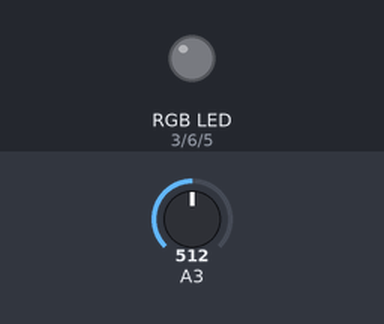
Recording of a sketch running on a simulated Arduino Uno, built with avr-gcc and run on an emulated ATmega328P. Shown: an RGB LED mixed from three pins (HIGH = lit). The test bench sets the inputs (shaded band); at power-on: A3 = 512. Dim RGB values are drawn brighter than linear.

Above: at 1.2 s.
1.3 s: A3 set to 716
At 2.5 s:
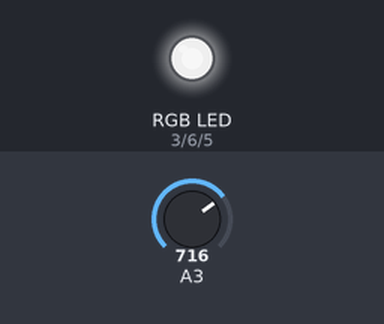
2.8 s: A3 set to 753
At 3.7 s:
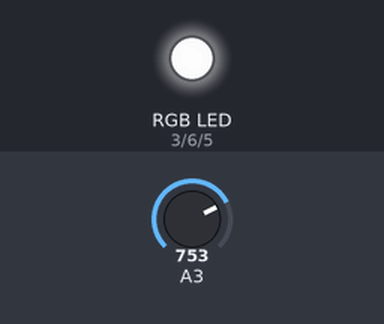
4.3 s: A3 set to 768
At 4.9 s:
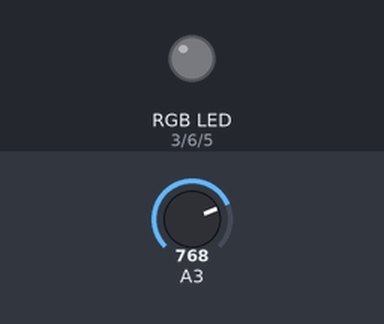
5.8 s: A3 set to 900
At 7.0 s:
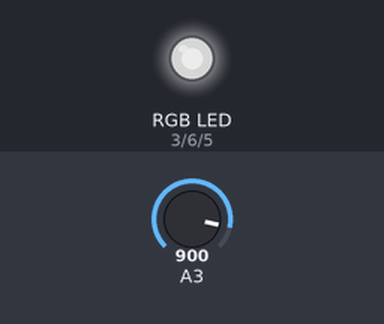
7.3 s: A3 set to 1023
At 8.4 s:
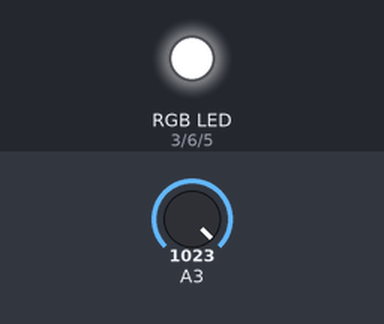
8.8 s: A3 set to 0
At 9.5 s:
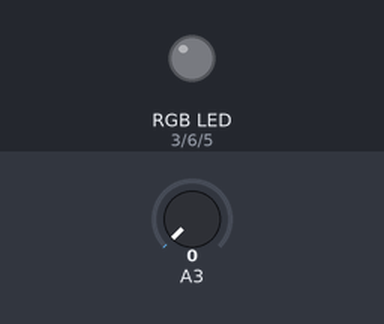
Timing chart, 0 to 11.3 s (numbered marks = the images above; inputs shaded):
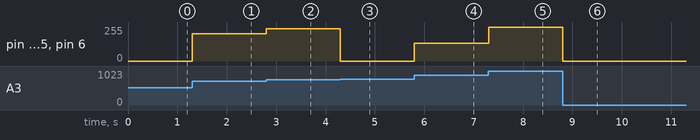

The sketch:

TP_N__6_Trabajando_con_ciclos.ino
```cpp
// C++ code
//
#define r 3
#define g 6
#define b 5
#define pot1 A0
#define pot2 A1
#define pot3 A2
int npot1;
int npot2;
int npot3;
void setup()
{
  pinMode(r, OUTPUT);
  pinMode(g, OUTPUT);
  pinMode(b, OUTPUT);
  pinMode(pot1, INPUT);
  pinMode(pot2, INPUT);
  pinMode(pot3, INPUT);
}

void loop()
{
  npot1 = map(pot1, 0, 1023, 0, 255);
  npot2 = map(pot2, 0, 1023, 0, 255);
  npot3 = map(pot3, 0, 1023, 0, 255);
  analogWrite(r, analogRead(npot1));
  analogWrite(g, analogRead(npot2));
  analogWrite(b, analogRead(npot3));
}
```

Measured:
- the behaviour switches between 767 and 768 on A3 (found by bisection; images 2 and 3)
- after the input at 1.3 s, pin 3 (r), pin 5 (b), pin 6 (g): 0/255 → 204/255 at once
- after the input at 2.8 s, pin 3 (r), pin 5 (b), pin 6 (g): 204/255 → 241/255 at once
- after the input at 4.3 s, pin 3 (r), pin 5 (b), pin 6 (g): 241/255 → 0/255 at once
- after the input at 5.8 s, pin 3 (r), pin 5 (b), pin 6 (g): 0/255 → 132/255 at once
- after the input at 7.3 s, pin 3 (r), pin 5 (b), pin 6 (g): 132/255 → 255/255 at once
- after the input at 8.8 s, pin 3 (r), pin 5 (b), pin 6 (g): 255/255 → 0/255 at once
